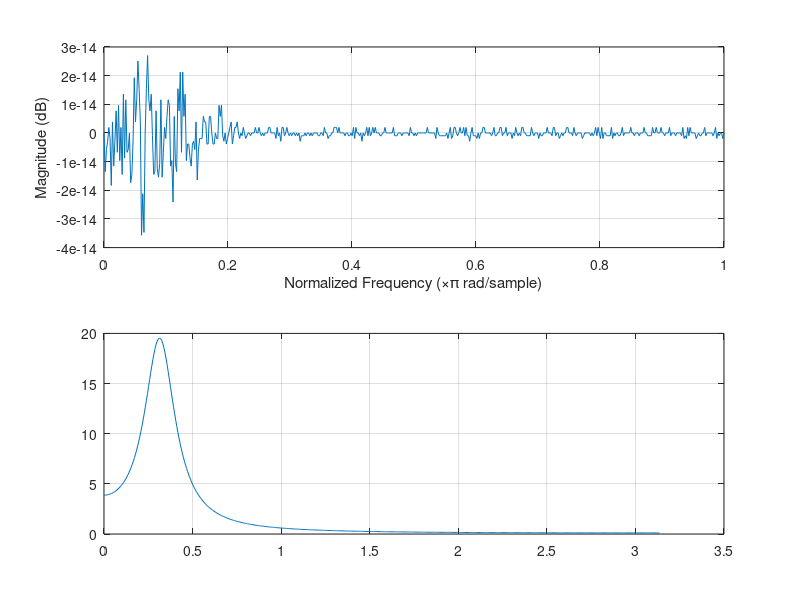

Reproduce this figure in MATLAB. (Note: this script raises an error after producing the figure.)
%% Federal University of Rio Grande do Norte
% Digital Signal Processing
% Author: Danilo Pena
% Description: Zeros-poles analysis

% Definindo um par de polos conjugados
z0 = .9*exp(j*.1*pi);

a = poly([z0 z0'])

b = fliplr(a);

freqz(b,a)

zplane(b,a)

grpdelay(b,a)


vizZTsurf(b,a)

recObj = audiorecorder
recordblocking(recObj, 5);
sr = getaudiodata(recObj);
x = length(sr);

y = sr;
for i = 1:100; y = filter(b,a,y); end
sound(sr)
sound(y)


subplot(211)
plotspec(sr,x,16384);

subplot(212)
plotspec(y,x,16384);
% espectogramas
subplot(211)
specgram(sr,512,x)
subplot(212)
specgram(y,512,x)